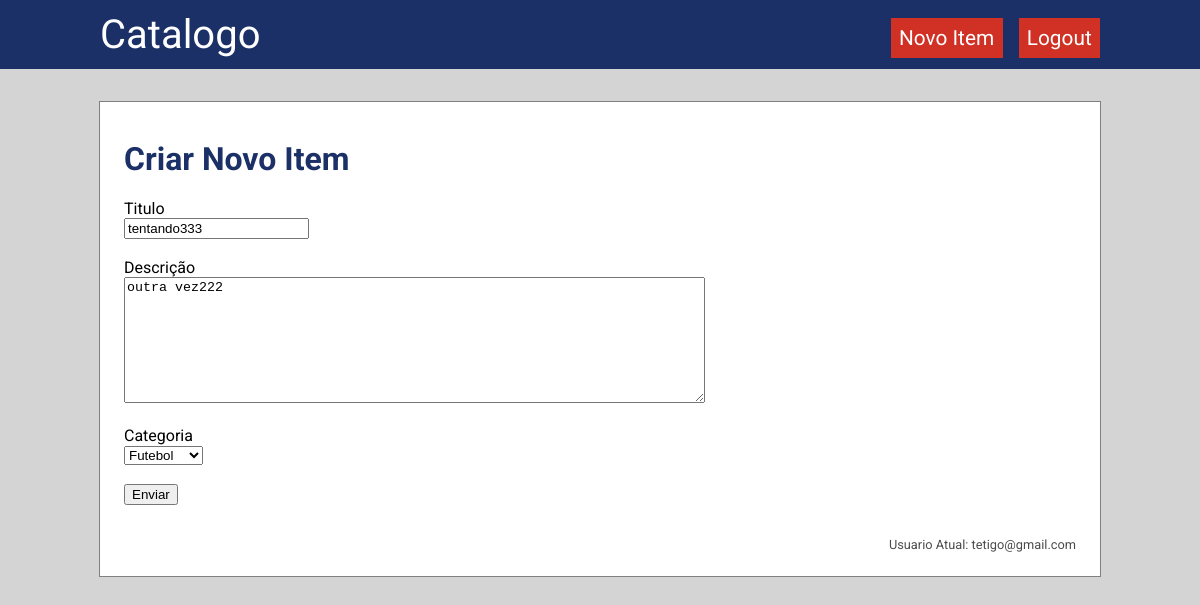
Page /catalog/Baseball/3/edit (signed in) on the earlier database version.
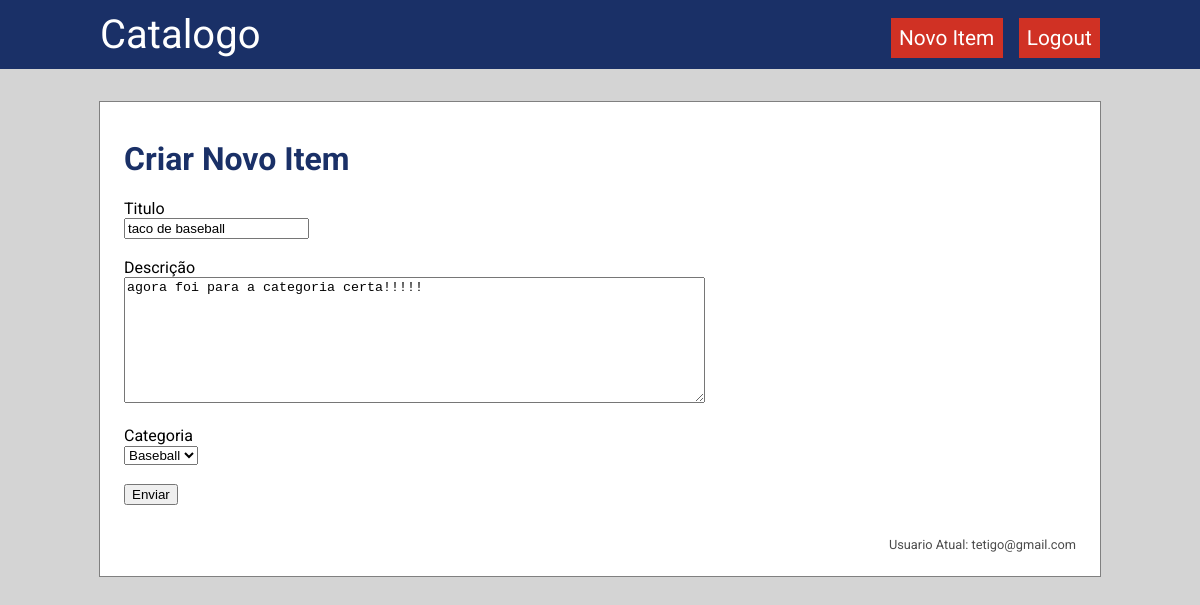
Same page on the later database version.
### models.py (models this page shows, shortened)
class Item(db.Model):
    __tablename__ = 'item'
    id = db.Column(db.Integer, primary_key=True)
    title = db.Column(db.String(100), unique=True, nullable=False)
    description = db.Column(db.Text)
    created_at = db.Column(db.DateTime, nullable=True,
                           default=datetime.now())
    category_id = db.Column(db.Integer, db.ForeignKey('category.id',
                            ondelete='CASCADE'))
    user_id = db.Column(db.Integer, db.ForeignKey('users.id'))

class Category(db.Model):
    __tablename__ = 'category'
    id = db.Column(db.Integer, primary_key=True)
    name = db.Column(db.String(100), unique=True, nullable=False)
    items = db.relationship('Item', backref='category', uselist=True)

class User(db.Model, UserMixin):
    __tablename__ = 'users'
    id = db.Column(db.Integer, primary_key=True)
    email = db.Column(db.String(200), unique=True, nullable=False)
    name = db.Column(db.String(100))
    token = db.Column(db.Text)
    items = db.relationship('Item', backref='user', uselist=True)

### app.py (the view)
@app.route('/catalog/<category>/<item_id>/edit')
@login_required
def edit_item(category, item_id):
    item = Item.query.get(int(item_id))
    if item.user_id != current_user.id:
        return redirect(url_for('list_category', category=category))
    else:
        if is_not_authorized(item_id):
            return render_template('negado.html')
    return render_template(
        'item_form.html', item=item, categories=Category.query.all(),
        target_url=url_for('save_item', item_id=item.id))

### app.py (called while the page is built)
@login_manager.user_loader
def load_user(user_id):
    return User.query.get(int(user_id))

@app.before_request
def set_login_status():
    if current_user.is_authenticated:
        g.logged_in = True
        g.user_email = current_user.email
    else:
        g.logged_in = False

def is_not_authorized(item_id):
    item = Item.query.get(int(item_id))
    return item.user.id != current_user.id

### templates/item_form.html
{% extends "base.html" %}
{% block content %}
<h1>Criar Novo Item</h1>
<form action="{{ target_url }}" method="POST">
	<label for="title">Titulo</label><br>
	<input type="text" id="title" name="title" value="{{ item.title if item.title != None }}">
	<br><br>
	<label for="description">Descrição</label><br>
	<textarea id="text" name="description" id="description" rows="8" cols="70">{{ item.description if item.description != None }}</textarea>
	<br><br>
	<label for="category">Categoria</label><br>
	<select name="category" id="category">
	{% for c in categories %}
		<option value="{{ c.id }}" {% if item.category_id == c.id %}selected{% endif %}>{{ c.name }}</option>
	{% endfor %}
	</select>
	<br><br>
	<input type="submit" value="Enviar">
</form>
{% endblock %}

### templates/base.html (shortened to what this page needs)
<!DOCTYPE html>
<html>
<head>
	<link rel="stylesheet" type="text/css" href="{{url_for('static', filename='style.css')}}">
</head>
<body>
<header>
	<div id="heading">
		<span class="heading-name">
		<a href="/">Catalogo</a>
		</span>
		<span class="row-space"></span>
		{% if g.logged_in %}
			<a class="bar-btn" href="{{ url_for('new_item') }}">Novo Item</a>
		{% endif %}
		<div class="vertical-space"></div>
		<a class="bar-btn" href="{% if g.logged_in %}{{ url_for('logout') }}{% else %}{{ url_for('login') }}{% endif %}">
		{% if g.logged_in %}Logout{% else %}Login{% endif %}
		</a>
	</div>
</header>
<div class="content">
	<div class="content-2">
	{% block content %}
	{% endblock %}
	{% if g.logged_in %}
		<div class="faded current-user">
			Usuario Atual: {{ g.user_email }}
		</div>
	{% endif %}
	</div>
</div>
</body>
</html>

### static/style.css (style rules this page uses)
body { margin: 0 auto 0 auto; font-family: 'Roboto', sans-serif; background-color: #D4D4D4; }
header { background-color: #1a3067; }
#heading { max-width: 1000px; margin: 0 auto 0 auto; padding: 0.7em 0 0.7em 0; display: flex; flex-direction: row; }
#heading .heading-name a { color: white; font-size: 2.5em; text-decoration: none; }
#heading .bar-btn { align-self: flex-end; justify-content: center; background-color: #D03124; color: white; font-size: 1.3em; padding: 0.4em 0.4em 0.4em 0.4em; text-decoration: none; }
div.content { max-width: 1000px; margin: 2em auto 0 auto; border: 1px solid gray; background-color: white; }
div.content-2 { height: 100%; margin: 0 1.5em 0 1.5em; padding: 1em 0 1.5em 0; }
div.current-user { text-align: right; margin-top: 2.5em; }
h1, h2 { color: #1a3067; }
a { color: #D03124; text-decoration: none; }
div.vertical-space { align-self: stretch; width: 1em; }
.row-space { flex-grow: 1000; }
.faded { opacity: 0.7; font-size: 0.8em; }

Differences in the rows shown:
changed Item: title "tentando333" → "taco de baseball"; description "outra vez222" → "agora foi para a categoria certa!!!!!"; category "Futebol" → "Baseball"
